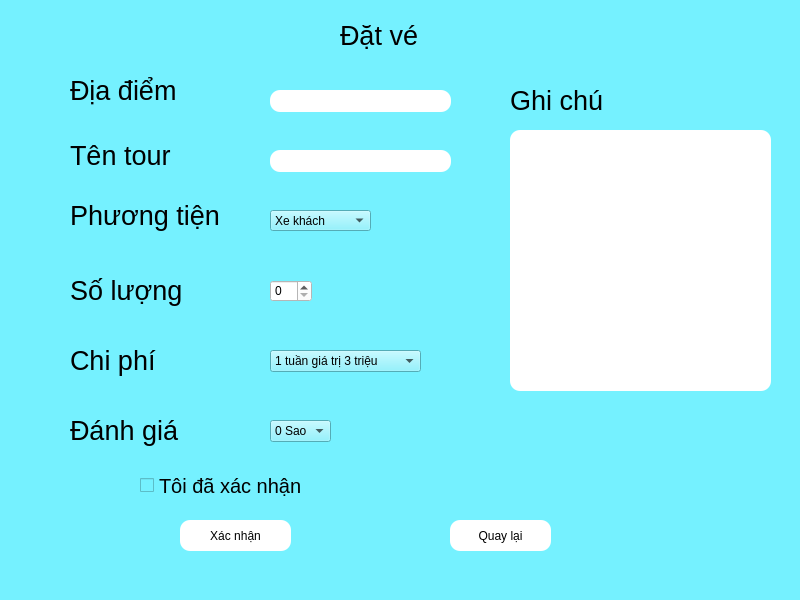
<?xml version="1.0" encoding="UTF-8"?>
<ui version="4.0">
 <class>CreateDialog</class>
 <widget class="QDialog" name="CreateDialog">
  <property name="geometry">
   <rect>
    <x>0</x>
    <y>0</y>
    <width>800</width>
    <height>600</height>
   </rect>
  </property>
  <property name="windowTitle">
   <string>CreateDialog</string>
  </property>
  <property name="styleSheet">
   <string notr="true">background-color: rgb(117, 241, 255);</string>
  </property>
  <widget class="QLabel" name="label">
   <property name="geometry">
    <rect>
     <x>70</x>
     <y>70</y>
     <width>111</width>
     <height>41</height>
    </rect>
   </property>
   <property name="font">
    <font>
     <pointsize>20</pointsize>
    </font>
   </property>
   <property name="text">
    <string>Địa điểm</string>
   </property>
  </widget>
  <widget class="QLabel" name="label_2">
   <property name="geometry">
    <rect>
     <x>160</x>
     <y>470</y>
     <width>49</width>
     <height>16</height>
    </rect>
   </property>
   <property name="text">
    <string/>
   </property>
  </widget>
  <widget class="QLabel" name="label_3">
   <property name="geometry">
    <rect>
     <x>70</x>
     <y>410</y>
     <width>111</width>
     <height>41</height>
    </rect>
   </property>
   <property name="font">
    <font>
     <pointsize>20</pointsize>
    </font>
   </property>
   <property name="text">
    <string>Đánh giá</string>
   </property>
  </widget>
  <widget class="QLabel" name="label_4">
   <property name="geometry">
    <rect>
     <x>230</x>
     <y>300</y>
     <width>49</width>
     <height>16</height>
    </rect>
   </property>
   <property name="text">
    <string/>
   </property>
  </widget>
  <widget class="QLabel" name="label_5">
   <property name="geometry">
    <rect>
     <x>70</x>
     <y>200</y>
     <width>151</width>
     <height>31</height>
    </rect>
   </property>
   <property name="font">
    <font>
     <pointsize>20</pointsize>
    </font>
   </property>
   <property name="text">
    <string>Phương tiện</string>
   </property>
  </widget>
  <widget class="QComboBox" name="comboBox">
   <property name="geometry">
    <rect>
     <x>270</x>
     <y>420</y>
     <width>61</width>
     <height>22</height>
    </rect>
   </property>
   <property name="styleSheet">
    <string notr="true"/>
   </property>
   <item>
    <property name="text">
     <string>0 Sao</string>
    </property>
   </item>
   <item>
    <property name="text">
     <string>1 Sao</string>
    </property>
   </item>
   <item>
    <property name="text">
     <string>2 Sao</string>
    </property>
   </item>
   <item>
    <property name="text">
     <string>3 Sao</string>
    </property>
   </item>
   <item>
    <property name="text">
     <string>4 Sao</string>
    </property>
   </item>
   <item>
    <property name="text">
     <string>5 Sao</string>
    </property>
   </item>
  </widget>
  <widget class="QComboBox" name="comboBox_2">
   <property name="geometry">
    <rect>
     <x>270</x>
     <y>210</y>
     <width>101</width>
     <height>21</height>
    </rect>
   </property>
   <item>
    <property name="text">
     <string>Xe khách</string>
    </property>
   </item>
   <item>
    <property name="text">
     <string>Máy bay</string>
    </property>
   </item>
   <item>
    <property name="text">
     <string>Ô tô</string>
    </property>
   </item>
  </widget>
  <widget class="QLabel" name="label_6">
   <property name="geometry">
    <rect>
     <x>340</x>
     <y>20</y>
     <width>81</width>
     <height>31</height>
    </rect>
   </property>
   <property name="font">
    <font>
     <pointsize>20</pointsize>
    </font>
   </property>
   <property name="text">
    <string>Đặt vé</string>
   </property>
  </widget>
  <widget class="QLineEdit" name="lineEdit">
   <property name="geometry">
    <rect>
     <x>270</x>
     <y>90</y>
     <width>181</width>
     <height>22</height>
    </rect>
   </property>
   <property name="styleSheet">
    <string notr="true">background:rgb(255, 255, 255);
border-radius: 10px;</string>
   </property>
  </widget>
  <widget class="QLabel" name="label_7">
   <property name="geometry">
    <rect>
     <x>70</x>
     <y>270</y>
     <width>111</width>
     <height>41</height>
    </rect>
   </property>
   <property name="font">
    <font>
     <pointsize>20</pointsize>
    </font>
   </property>
   <property name="text">
    <string>Số lượng</string>
   </property>
  </widget>
  <widget class="QSpinBox" name="spinBox">
   <property name="geometry">
    <rect>
     <x>270</x>
     <y>280</y>
     <width>42</width>
     <height>22</height>
    </rect>
   </property>
   <property name="styleSheet">
    <string notr="true">background:rgb(255, 255, 255);</string>
   </property>
  </widget>
  <widget class="QLabel" name="label_8">
   <property name="geometry">
    <rect>
     <x>70</x>
     <y>340</y>
     <width>91</width>
     <height>41</height>
    </rect>
   </property>
   <property name="font">
    <font>
     <pointsize>20</pointsize>
    </font>
   </property>
   <property name="text">
    <string>Chi phí</string>
   </property>
  </widget>
  <widget class="QComboBox" name="comboBox_3">
   <property name="geometry">
    <rect>
     <x>270</x>
     <y>350</y>
     <width>151</width>
     <height>22</height>
    </rect>
   </property>
   <item>
    <property name="text">
     <string>1 tuần giá trị 3 triệu</string>
    </property>
   </item>
   <item>
    <property name="text">
     <string>1 ngày 1 đêm giá trị 500 ngàn đồng</string>
    </property>
   </item>
   <item>
    <property name="text">
     <string/>
    </property>
   </item>
  </widget>
  <widget class="QLabel" name="label_9">
   <property name="geometry">
    <rect>
     <x>70</x>
     <y>140</y>
     <width>101</width>
     <height>31</height>
    </rect>
   </property>
   <property name="font">
    <font>
     <pointsize>20</pointsize>
    </font>
   </property>
   <property name="text">
    <string>Tên tour</string>
   </property>
  </widget>
  <widget class="QLineEdit" name="lineEdit_2">
   <property name="geometry">
    <rect>
     <x>270</x>
     <y>150</y>
     <width>181</width>
     <height>22</height>
    </rect>
   </property>
   <property name="styleSheet">
    <string notr="true">Background:rgb(255, 255, 255);
border-radius: 10px;</string>
   </property>
  </widget>
  <widget class="QPushButton" name="pushButton">
   <property name="geometry">
    <rect>
     <x>180</x>
     <y>520</y>
     <width>111</width>
     <height>31</height>
    </rect>
   </property>
   <property name="styleSheet">
    <string notr="true">background:rgb(255, 255, 255);
border-radius: 10px;</string>
   </property>
   <property name="text">
    <string>Xác nhận</string>
   </property>
  </widget>
  <widget class="QCheckBox" name="checkBox">
   <property name="geometry">
    <rect>
     <x>140</x>
     <y>470</y>
     <width>171</width>
     <height>31</height>
    </rect>
   </property>
   <property name="font">
    <font>
     <pointsize>15</pointsize>
    </font>
   </property>
   <property name="text">
    <string>Tôi đã xác nhận</string>
   </property>
  </widget>
  <widget class="QPushButton" name="pushButton_2">
   <property name="geometry">
    <rect>
     <x>450</x>
     <y>520</y>
     <width>101</width>
     <height>31</height>
    </rect>
   </property>
   <property name="styleSheet">
    <string notr="true">background:rgb(255, 255, 255);
border-radius: 10px;</string>
   </property>
   <property name="text">
    <string>Quay lại</string>
   </property>
  </widget>
  <widget class="QLabel" name="label_10">
   <property name="geometry">
    <rect>
     <x>510</x>
     <y>80</y>
     <width>101</width>
     <height>41</height>
    </rect>
   </property>
   <property name="font">
    <font>
     <pointsize>20</pointsize>
    </font>
   </property>
   <property name="text">
    <string>Ghi chú</string>
   </property>
  </widget>
  <widget class="QLineEdit" name="lineEdit_3">
   <property name="geometry">
    <rect>
     <x>510</x>
     <y>130</y>
     <width>261</width>
     <height>261</height>
    </rect>
   </property>
   <property name="styleSheet">
    <string notr="true">Background:rgb(255, 255, 255);
border-radius: 10px;</string>
   </property>
  </widget>
 </widget>
 <resources/>
 <connections/>
</ui>
